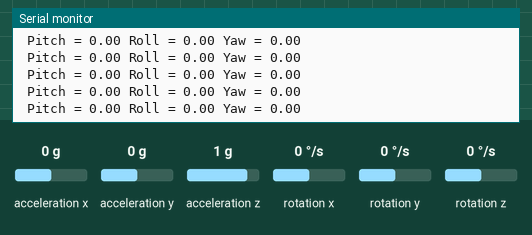
A sketch run on a simulated Arduino Uno, built with avr-gcc and run on an emulated ATmega328P. Shown: the last lines printed to the serial monitor. The inputs (shaded band) are chosen by the test bench; at power-on: acceleration x 0 g, acceleration y 0 g, rotation z 0 °/s, acceleration z 1 g, rotation x 0 °/s, rotation y 0 °/s.

Above: at 1.2 s.
1.3 s: acceleration x set to -1.4 g
At 2.4 s:
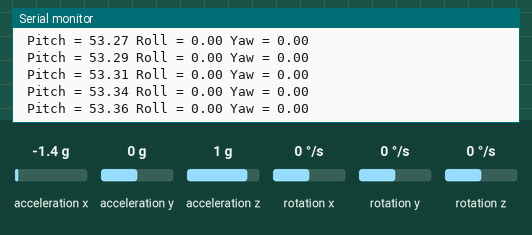
4.3 s: acceleration y set to 1.4 g
At 4.9 s:
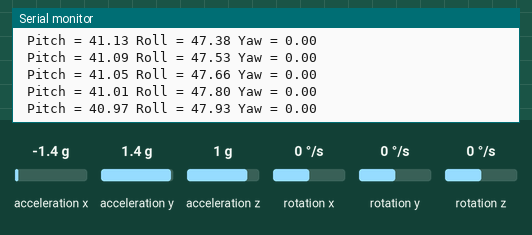
7.3 s: rotation z set to -192 °/s
At 8.3 s:
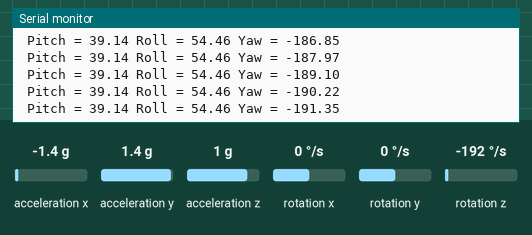
10.3 s: acceleration z set to -1.4 g
At 11.1 s:
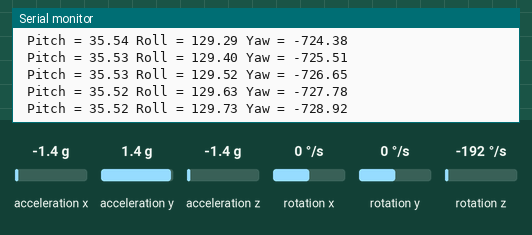
13.3 s: acceleration z set to 0 g
At 14.0 s:
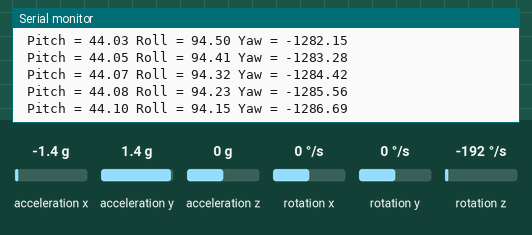
Timing chart, 0 to 14.5 s (numbered marks = the images above; inputs shaded):
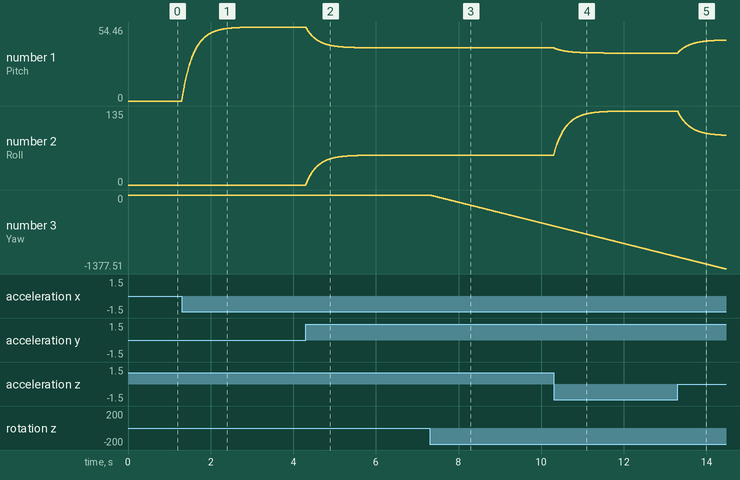

Measured:
- after the input at 1.3 s, the serial monitor: prints a new line at once (image 1)
- plotted number 1: 0 → 54.46 after the input at 1.3 s

The sketch:

MPU6050_acc_gyrMix_pitch_roll_yaw.ino
```cpp
/*
    MPU6050 Triple Axis Gyroscope & Accelerometer. Pitch & Roll & Yaw Gyroscope Example.
    Read more: http://www.jarzebski.pl/arduino/czujniki-i-sensory/3-osiowy-zyroskop-i-akcelerometr-mpu6050.html
    GIT: https://github.com/jarzebski/Arduino-MPU6050
    Web: http://www.jarzebski.pl
    (c) 2014 by Korneliusz Jarzebski
*/

#include <Wire.h>
#include <MPU6050.h>

MPU6050 mpu;

// Timers
unsigned long timer = 0;
unsigned long timerPrev = 0;
float timeStep = 0.01;

// Pitch, Roll and Yaw values
float pitch = 0;
float roll = 0;
float yaw = 0;

float pitchAcc = 0;
float rollAcc = 0;

void setup()
{
  Serial.begin(115200);

  // Initialize MPU6050
  while(!mpu.begin(MPU6050_SCALE_2000DPS, MPU6050_RANGE_2G))
  {
    Serial.println("Could not find a valid MPU6050 sensor, check wiring!");
    delay(500);
  }

  // Calibrate gyroscope. The calibration must be at rest.
  // If you don't want calibrate, comment this line.
  //mpu.calibrateGyro();

  // Set threshold sensivty. Default 3.
  // If you don't want use threshold, comment this line or set 0.
  //mpu.setThreshold(3);
}

void loop()
{
  timerPrev = timer;
  timer = micros();
  timeStep = float(timer - timerPrev) / 1000000.0;

  // Read normalized values
  Vector norm = mpu.readNormalizeGyro();
  Vector normAccel = mpu.readNormalizeAccel();

  // Calculate Pitch, Roll and Yaw (Gyro)
  pitch = pitch + norm.YAxis * timeStep;
  roll = roll + norm.XAxis * timeStep;
  yaw = yaw + norm.ZAxis * timeStep;

  // Calculate Pitch and Roll (Acc)
  pitchAcc = -(atan2(normAccel.XAxis, sqrt(normAccel.YAxis*normAccel.YAxis + normAccel.ZAxis*normAccel.ZAxis))*180.0)/M_PI;
  rollAcc = (atan2(normAccel.YAxis, normAccel.ZAxis)*180.0)/M_PI;

  //-- Filtr komplementarny --
  pitch = 0.98*pitch + 0.02*pitchAcc;
  roll = 0.98*roll + 0.02*rollAcc;

  // Output (po filtrze)
  Serial.print(" Pitch = ");
  Serial.print(pitch);
  Serial.print(" Roll = ");
  Serial.print(roll);
  Serial.print(" Yaw = ");
  Serial.println(yaw);

/*
  // Pokazanie odczytów tylko acc
  Serial.print("\t");
  Serial.print(pitchAcc);
  Serial.print("\t");
  Serial.println(rollAcc);*/

  // Wait to full timeStep period
  //delay((timeStep*1000) - (millis() - timer));
}
```
